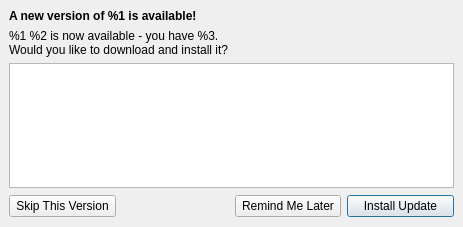
<?xml version="1.0" encoding="UTF-8"?>
<ui version="4.0">
 <class>UpdaterWindow</class>
 <widget class="QMainWindow" name="UpdaterWindow">
  <property name="geometry">
   <rect>
    <x>0</x>
    <y>0</y>
    <width>463</width>
    <height>227</height>
   </rect>
  </property>
  <property name="windowTitle">
   <string>Software Update</string>
  </property>
  <widget class="QWidget" name="Outer">
   <layout class="QVBoxLayout" name="verticalLayout">
    <item>
     <widget class="QLabel" name="newVersionIsAvailableLabel">
      <property name="font">
       <font>
        <weight>75</weight>
        <bold>true</bold>
       </font>
      </property>
      <property name="text">
       <string>A new version of %1 is available!</string>
      </property>
     </widget>
    </item>
    <item>
     <widget class="QLabel" name="wouldYouLikeToDownloadLabel">
      <property name="text">
       <string>%1 %2 is now available - you have %3. 
Would you like to download and install it?</string>
      </property>
     </widget>
    </item>
    <item>
     <widget class="QTextEdit" name="releaseNotes">
      <property name="readOnly">
       <bool>true</bool>
      </property>
      <property name="textInteractionFlags">
       <set>Qt::LinksAccessibleByKeyboard|Qt::LinksAccessibleByMouse|Qt::TextBrowserInteraction|Qt::TextSelectableByKeyboard|Qt::TextSelectableByMouse</set>
      </property>
     </widget>
    </item>
    <item>
     <layout class="QHBoxLayout" name="horizontalLayout_3">
      <item>
       <widget class="QPushButton" name="skipThisVersionButton">
        <property name="text">
         <string>Skip This Version</string>
        </property>
       </widget>
      </item>
      <item>
       <widget class="UpdateDownloadProgress" name="updateDownloadProgress" native="true">
        <property name="minimumSize">
         <size>
          <width>0</width>
          <height>24</height>
         </size>
        </property>
       </widget>
      </item>
      <item>
       <widget class="QPushButton" name="remindMeLaterButton">
        <property name="text">
         <string>Remind Me Later</string>
        </property>
       </widget>
      </item>
      <item>
       <widget class="QPushButton" name="installUpdateButton">
        <property name="text">
         <string>Install Update</string>
        </property>
        <property name="autoDefault">
         <bool>true</bool>
        </property>
        <property name="default">
         <bool>true</bool>
        </property>
       </widget>
      </item>
     </layout>
    </item>
   </layout>
  </widget>
 </widget>
 <customwidgets>
  <customwidget>
   <class>UpdateDownloadProgress</class>
   <extends>QWidget</extends>
   <header>Partials/UpdateDownloadProgress.h</header>
   <container>1</container>
  </customwidget>
 </customwidgets>
 <resources/>
 <connections/>
</ui>
